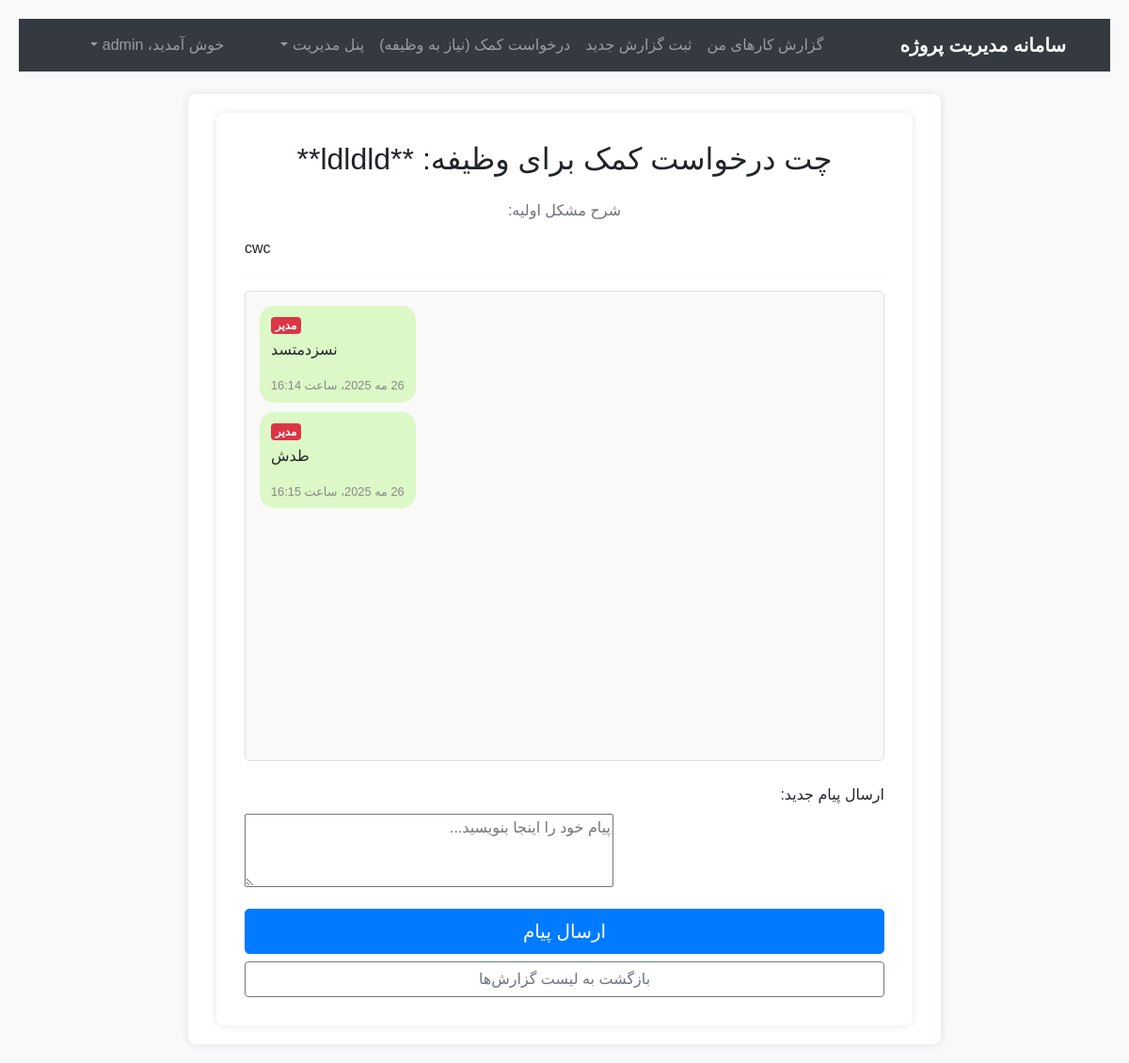
Page /help_requests/1/chat/ (signed in) on the committed database.
### app/models.py (models this page shows, shortened)
class HelpRequest(models.Model):
    task = models.ForeignKey(Task, on_delete=models.CASCADE, related_name="help_requests", verbose_name="وظیفه")
    requester = models.ForeignKey(User, on_delete=models.CASCADE, related_name="submitted_help_requests", verbose_name="درخواست کننده")
    problem_description = RichTextUploadingField(verbose_name="شرح مشکل") # CKEditor
    is_resolved = models.BooleanField(default=False, verbose_name="برطرف شده")
    resolved_by = models.ForeignKey(User, on_delete=models.SET_NULL, null=True, blank=True, related_name="resolved_help_requests", verbose_name="حل کننده")
    requested_at = models.DateTimeField(auto_now_add=True, verbose_name="تاریخ درخواست")
    resolved_at = models.DateTimeField(null=True, blank=True, verbose_name="تاریخ حل مشکل")
    class Meta:
        verbose_name = "درخواست کمک"
        verbose_name_plural = "درخواست‌های کمک"

class Task(models.Model):
    STATUS_CHOICES = (('pending', 'در انتظار'), ('in_progress', 'در حال انجام'), ('needs_review', 'نیاز به بررسی'),
                      ('approved', 'تایید شده'), ('rejected', 'رد شده'), ('completed', 'تکمیل شده'))
    project = models.ForeignKey(Project, on_delete=models.CASCADE, related_name="tasks", verbose_name="پروژه")
    parent_task = models.ForeignKey('self', on_delete=models.CASCADE, null=True, blank=True, related_name="subtasks",
                                    verbose_name="وظیفه والد")
    title = models.CharField(max_length=255, verbose_name="عنوان وظیفه")
    description = RichTextUploadingField(blank=True, verbose_name="توضیحات وظیفه")
    assigned_to = models.ManyToManyField(User, related_name="assigned_tasks", verbose_name="اختصاص یافته به",
                                         blank=True)  # تغییر: اختیاری شد
    created_by = models.ForeignKey(User, on_delete=models.SET_NULL, null=True, blank=True, related_name="created_tasks",
                                   verbose_name="ایجاد کننده")  # تغییر: اختیاری شد
    created_at = models.DateTimeField(auto_now_add=True, verbose_name="تاریخ ایجاد")
    updated_at = models.DateTimeField(auto_now=True, verbose_name="تاریخ بروزرسانی")
    deadline = models.DateField(null=True, blank=True, verbose_name="مهلت انجام وظیفه")
    status = models.CharField(max_length=20, choices=STATUS_CHOICES, default='pending', verbose_name="وضعیت")
    is_approved = models.BooleanField(default=False, verbose_name="تایید شده توسط مدیر")
    approved_by = models.ForeignKey(User, on_delete=models.SET_NULL, null=True, blank=True,
                                    related_name="approved_tasks", verbose_name="تایید کننده")
    approval_date = models.DateTimeField(null=True, blank=True, verbose_name="تاریخ تایید/رد")
    rejection_reason = models.TextField(blank=True, verbose_name="دلیل رد شدن")
    class Meta:
        verbose_name = "وظیفه"
        verbose_name_plural = "وظایف"

class HelpRequestMessage(models.Model):
    help_request = models.ForeignKey(HelpRequest, on_delete=models.CASCADE, related_name="messages", verbose_name="درخواست کمک")
    sender = models.ForeignKey(User, on_delete=models.CASCADE, verbose_name="فرستنده")
    message = RichTextUploadingField(verbose_name="متن پیام") # CKEditor برای پیام‌های چت
    sent_at = models.DateTimeField(auto_now_add=True, verbose_name="تاریخ و زمان ارسال")
    class Meta:
        verbose_name = "پیام درخواست کمک"
        verbose_name_plural = "پیام‌های درخواست‌های کمک"
        ordering = ['sent_at'] # مرتب سازی بر اساس زمان برای نمایش چت

### app/views.py (the view)
# urls.py: path('help_requests/<int:help_request_id>/chat/', views.help_request_chat, name='help_request_chat'),
@login_required
def help_request_chat(request, help_request_id):
    help_request = get_object_or_404(HelpRequest, id=help_request_id)
    if help_request.requester != request.user and not request.user.is_superuser:
        from django.core.exceptions import PermissionDenied
        raise PermissionDenied("شما اجازه دسترسی به این درخواست کمک را ندارید.")
    messages = help_request.messages.all() # پیام‌های مربوط به این درخواست کمک
    if request.method == 'POST':
        message_form = HelpRequestMessageForm(request.POST)
        if message_form.is_valid():
            message = message_form.save(commit=False)
            message.help_request = help_request
            message.sender = request.user
            message.save()
            return redirect('help_request_chat', help_request_id=help_request.id)
    else:
        message_form = HelpRequestMessageForm()
    context = {
        'help_request': help_request,
        'messages': messages,
        'message_form': message_form,
    }
    return render(request, 'help_request_chat.html', context)

### app/forms.py
class HelpRequestMessageForm(forms.ModelForm):
    class Meta:
        model = HelpRequestMessage
        fields = ['message']
        widgets = {
            'message': CKEditorUploadingWidget(config_name='awesome_ckeditor'), # این بخش بدون تغییر باقی می‌ماند
        }
        labels = {
            'message': 'پیام شما',
        }

### app/context_processors.py (called while the page is built)
def user_is_manager(request):
    def _is_manager(user):
        if user.is_authenticated:
            return user.is_staff or user.groups.filter(name='مدیران').exists()
        return False
    return {
        'is_manager_context': _is_manager(request.user)
    }

### app/templates/help_request_chat.html (shortened to what this page needs)
{% extends 'base.html' %}
{% block content %}
{% load static %}
{% load jalali_tags %}
<!DOCTYPE html>
<html lang="fa" dir="rtl">
<head>
    <link href="https://stackpath.bootstrapcdn.com/bootstrap/4.5.2/css/bootstrap.min.css" rel="stylesheet">
</head>
<body>
    <div class="container">
        <h2 class="mb-4 text-center">چت درخواست کمک برای وظیفه: **{{ help_request.task.title }}**</h2>
        <p class="text-center text-muted">شرح مشکل اولیه: {{ help_request.problem_description|safe }}</p>
        <hr>
        <div class="chat-box" id="chat-box">
            {% for message in messages %}
                <div class="message {% if message.sender == request.user %}sent{% else %}received{% endif %}">
                    <div class="message-sender">
                        {% if message.sender.is_superuser %}
                            <span class="badge badge-danger">مدیر</span>
                        {% else %}
                            {{ message.sender.get_full_name|default:message.sender.username }}
                        {% endif %}
                    </div>
                    <div class="message-content">
                        {{ message.message|safe }}
                    </div>
                    <div class="message-info">
                        {{ message.sent_at|to_jalali:'%y/%m/%d %H:%M' }}
                    </div>
                </div>
            {% empty %}
                <p class="text-center text-muted">هنوز پیامی در این چت وجود ندارد.</p>
            {% endfor %}
        </div>
        <form method="post" class="mt-4">
            <div class="form-group ckeditor-container">
                <label for="{{ message_form.message.id_for_label }}">ارسال پیام جدید:</label>
                {{ message_form.message }}
            </div>
            <button type="submit" class="btn btn-primary btn-lg btn-block mt-3">ارسال پیام</button>
            <a href="{% url 'work_report_list' %}" class="btn btn-outline-secondary btn-block mt-2">بازگشت به لیست گزارش‌ها</a>
        </form>
    </div>
</body>
</html>
{% endblock %}

### app/static/css/style.css (style rules this page uses)
body { direction: rtl; text-align: right; font-family: 'Vazirmatn', 'Arial', sans-serif; background-color: #f8f9fa; }
.btn { border-radius: 0.3rem; }
.chat-box { background-color: #e9ecef; border: 1px solid #dee2e6; border-radius: 0.5rem; padding: 15px; height: 500px; overflow-y: auto; display: flex; flex-direction: column; }
.badge { font-size: 0.85em; padding: 0.4em 0.6em; }

### app/templates/base.html (style rules this page uses)
body { font-family: "Vazirmatn", sans-serif; }
.btn, .form-control, .navbar, h1, h2, h3, h4, h5, h6 { font-family: "Vazirmatn", sans-serif !important; }

### app/templates/help_request_chat.html (style rules this page uses)
body { font-family: 'Arial', sans-serif; background-color: #f8f9fa; padding: 20px; }
.container { background-color: #ffffff; padding: 30px; border-radius: 8px; box-shadow: 0 0 10px rgba(0, 0, 0, 0.1); max-width: 800px; }
.chat-box { border: 1px solid #e0e0e0; border-radius: 5px; padding: 15px; height: 500px; overflow-y: auto; background-color: #f9f9f9; display: flex; flex-direction: column; }
.message { margin-bottom: 10px; padding: 8px 12px; border-radius: 15px; max-width: 70%; word-wrap: break-word; }
.message.sent { background-color: #dcf8c6; align-self: flex-end; text-align: left; }
.message-info { font-size: 0.8em; color: #888; margin-top: 5px; }
.message-sender { font-weight: bold; margin-bottom: 3px; }
.form-group label { text-align: right; display: block; }
.ckeditor-container { direction: rtl; }

### rows in the picture
HelpRequest: task "ldldld", problem_description "cwc"
HelpRequestMessage: shows "مدیر", message "نسزدمتسد", sent_at|to_jalali "26 مه 2025، ساعت 16:14"
HelpRequestMessage: shows "مدیر", message "طدش", sent_at|to_jalali "26 مه 2025، ساعت 16:15"
